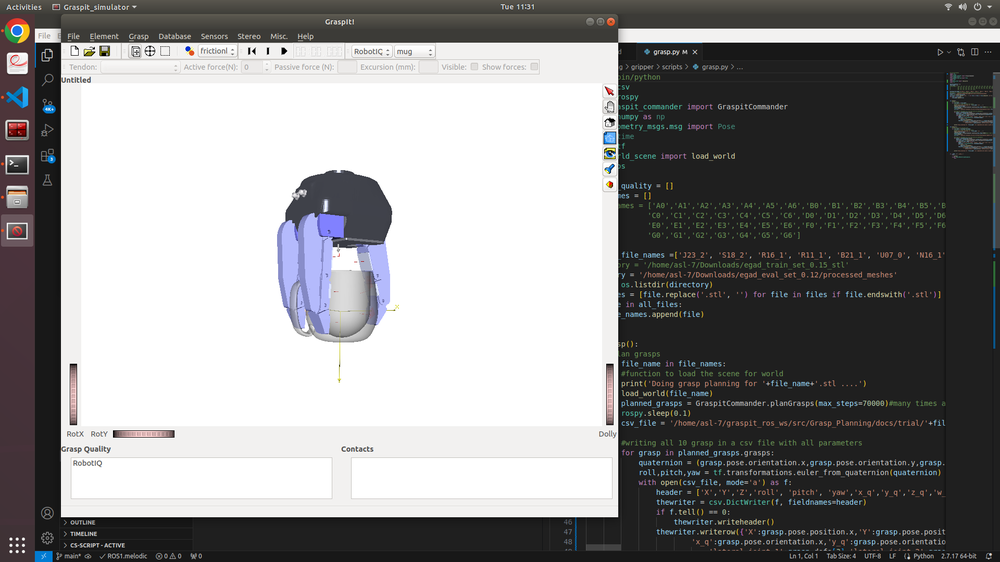
#> input picture grasp_service_node/scripts/image1.png, 1000 x 562 px, shrunk from 1920 x 1080 before the run
$ python combine_images.py
#> lines starting #> are read from the running program, lines starting #| are printed output that depends on the picture; after the words box and inside, x2 and y2 are one past the last pixel; in counts of white or black regions, pixels touching at a corner belong together
import cv2
import numpy as np

# Read the images
image1 = cv2.imread('image1.png')
#> image1 is the input picture: shape (562, 1000, 3); mean B, G, R 139.2, 138.8, 139.2
image2 = cv2.imread('image2.png')
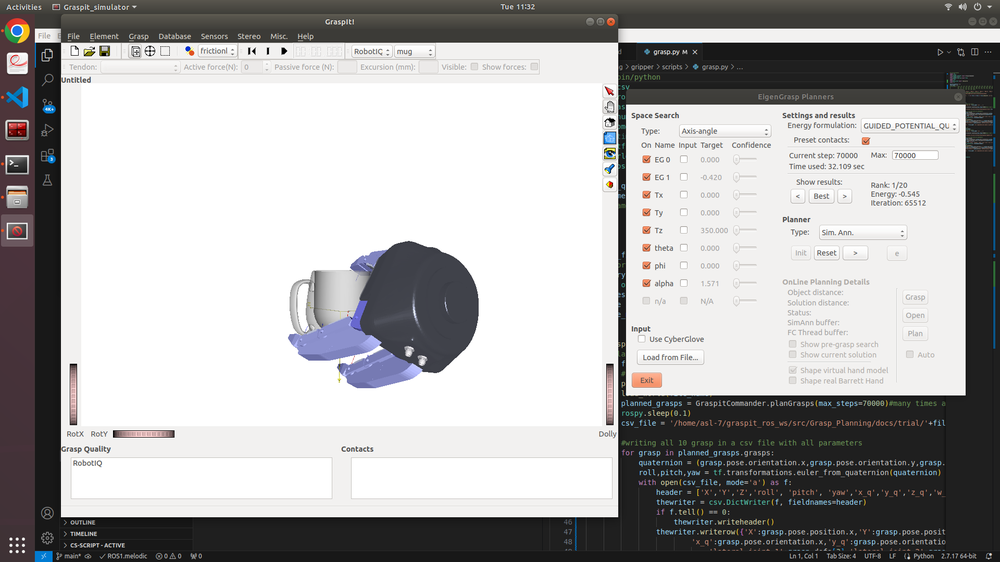
#> input picture grasp_service_node/scripts/image2.png, 1000 x 562 px, shrunk from 1920 x 1080 before the run
#> image2 is the input picture: shape (562, 1000, 3); mean B, G, R 172, 171.8, 172.7


hsv_image = cv2.cvtColor(image1, cv2.COLOR_BGR2HSV)
#> hsv_image: shape (562, 1000, 3); mean H, S, V 20.1, 13.1, 141.8

# Define the range for blue color in HSV
lower_blue = np.array([100, 50, 50])
upper_blue = np.array([140, 255, 255])

# Create a mask for the blue areas
mask = cv2.inRange(hsv_image, lower_blue, upper_blue)
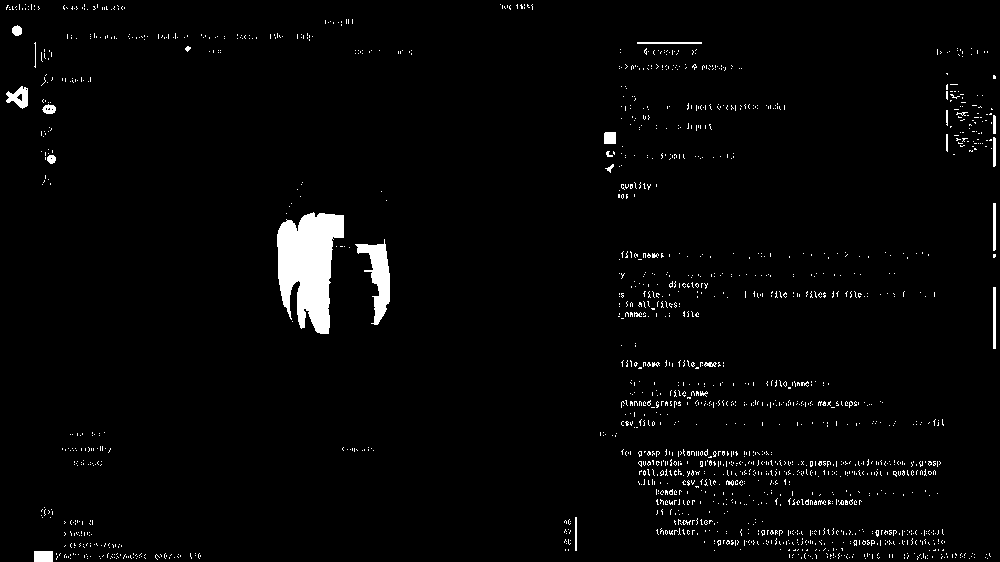
#> mask: shape (562, 1000); 2.6% white; 1681 white regions (1651 under 20 px), largest, box (x1, y1, x2, y2) and area: (277, 212, 344, 334) 5435, (355, 239, 390, 325) 1281, (6, 86, 28, 109) 290

orange_hue = 10
hsv_image[mask > 0, 0] = orange_hue
#> hsv_image: shape (562, 1000, 3); mean H, S, V 17.5, 13.1, 141.8

final_result = cv2.cvtColor(hsv_image, cv2.COLOR_HSV2BGR)
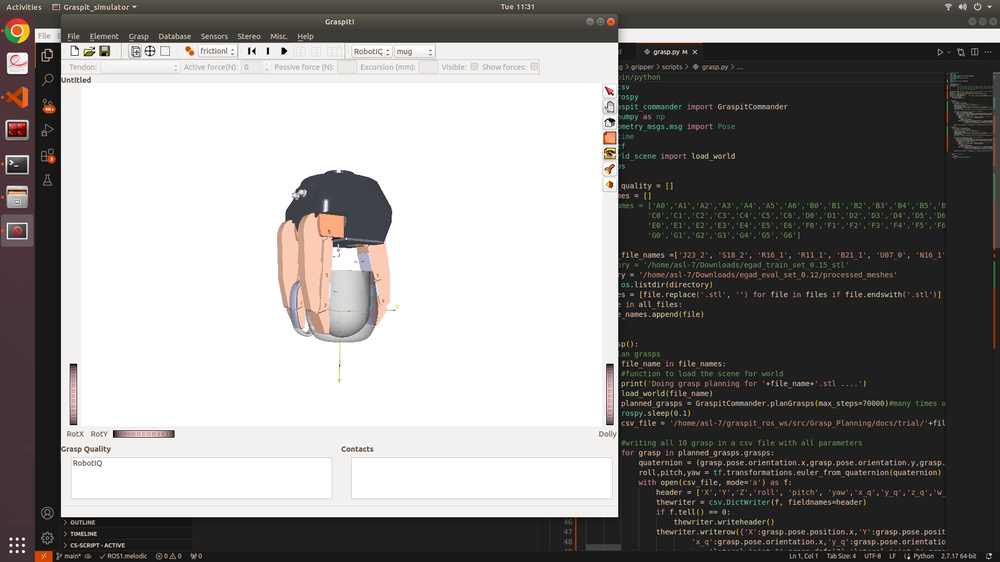
#> final_result: shape (562, 1000, 3); mean B, G, R 137.4, 138.8, 140.9

# Ensure the images have the same size
if final_result.shape != image2.shape:
    raise ValueError("Images must have the same dimensions and number of channels")

# Compute the average of the two images
average_image = cv2.addWeighted(final_result, 0.5, image2, 0.5, 0)
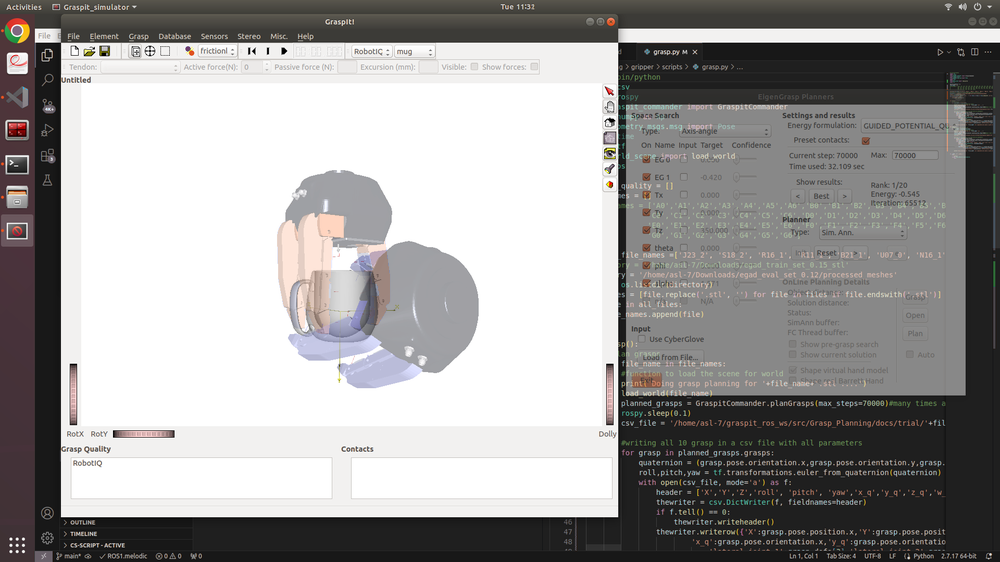
#> average_image: shape (562, 1000, 3); mean B, G, R 154.7, 155.3, 156.8

# Save or display the result
cv2.imwrite('average_image.jpg', average_image)
cv2.imshow('Average Image', average_image)
cv2.waitKey(0)
cv2.destroyAllWindows()
